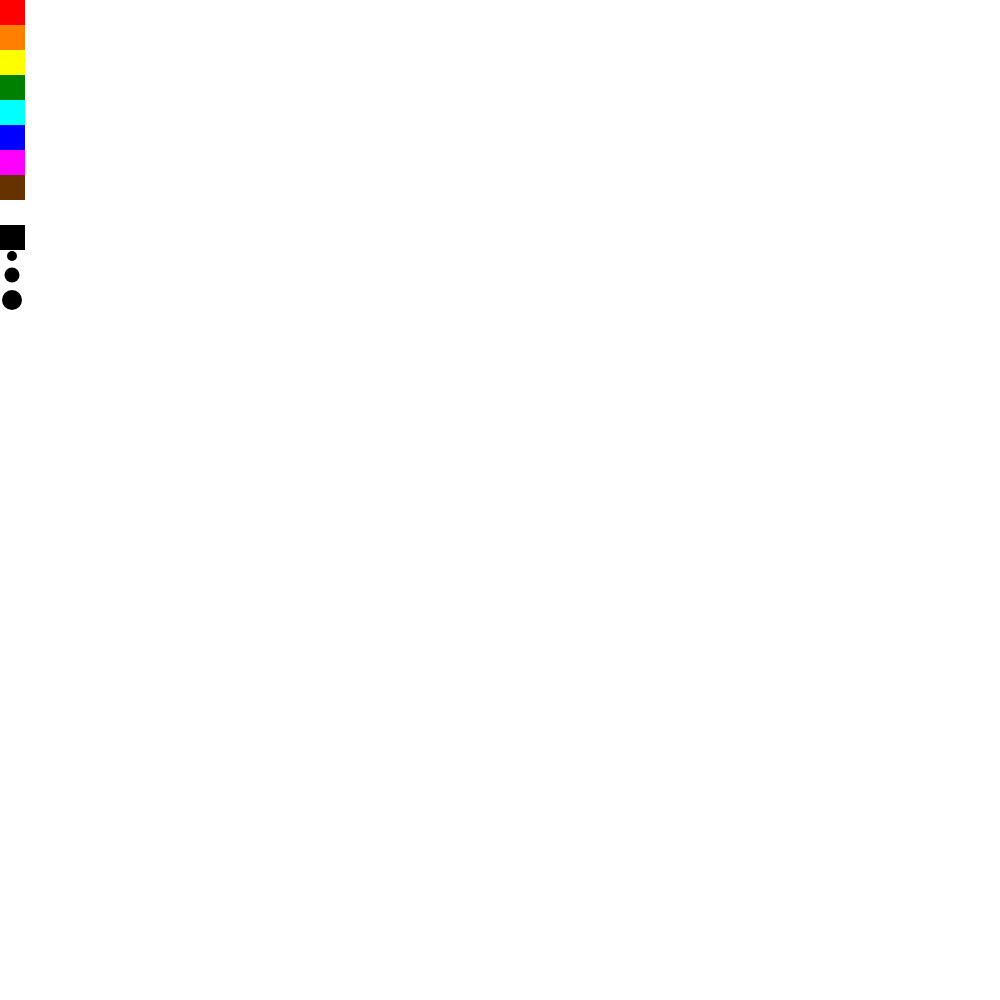
Frame 1 (no input)
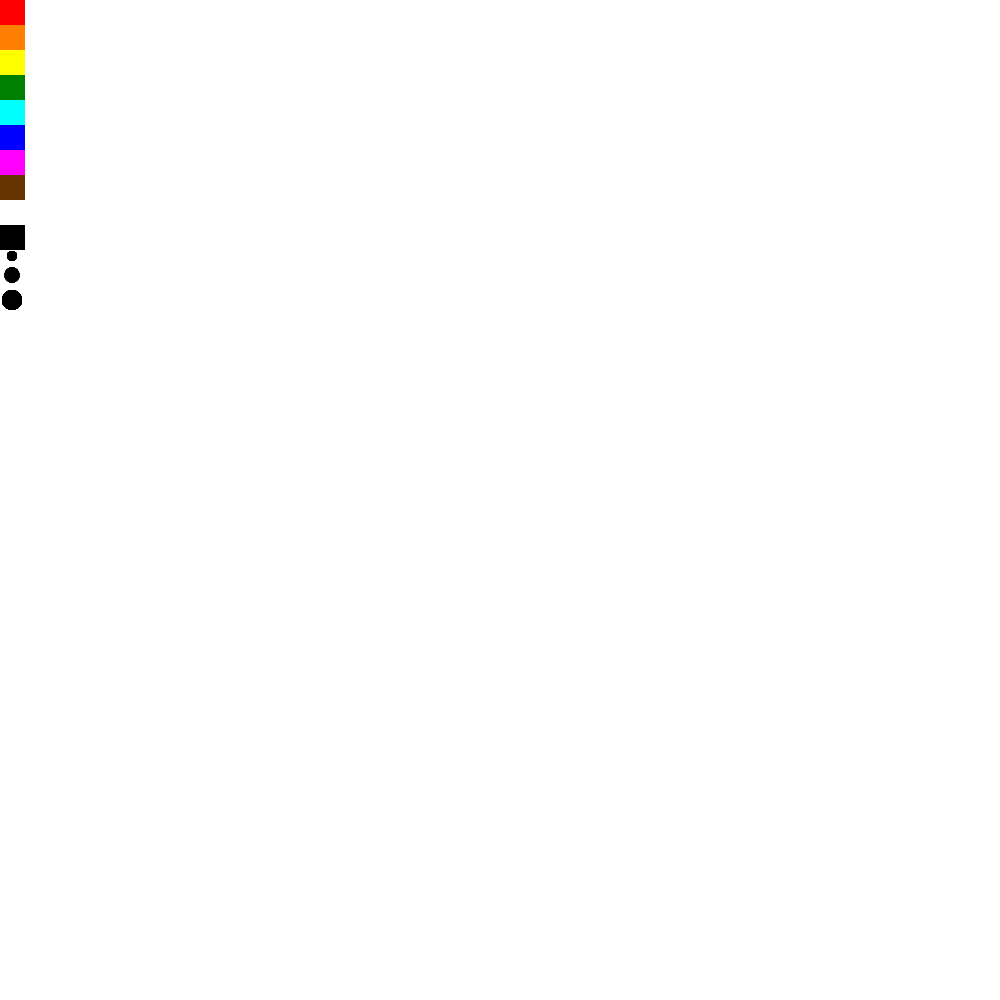
Frame 60 (no input)
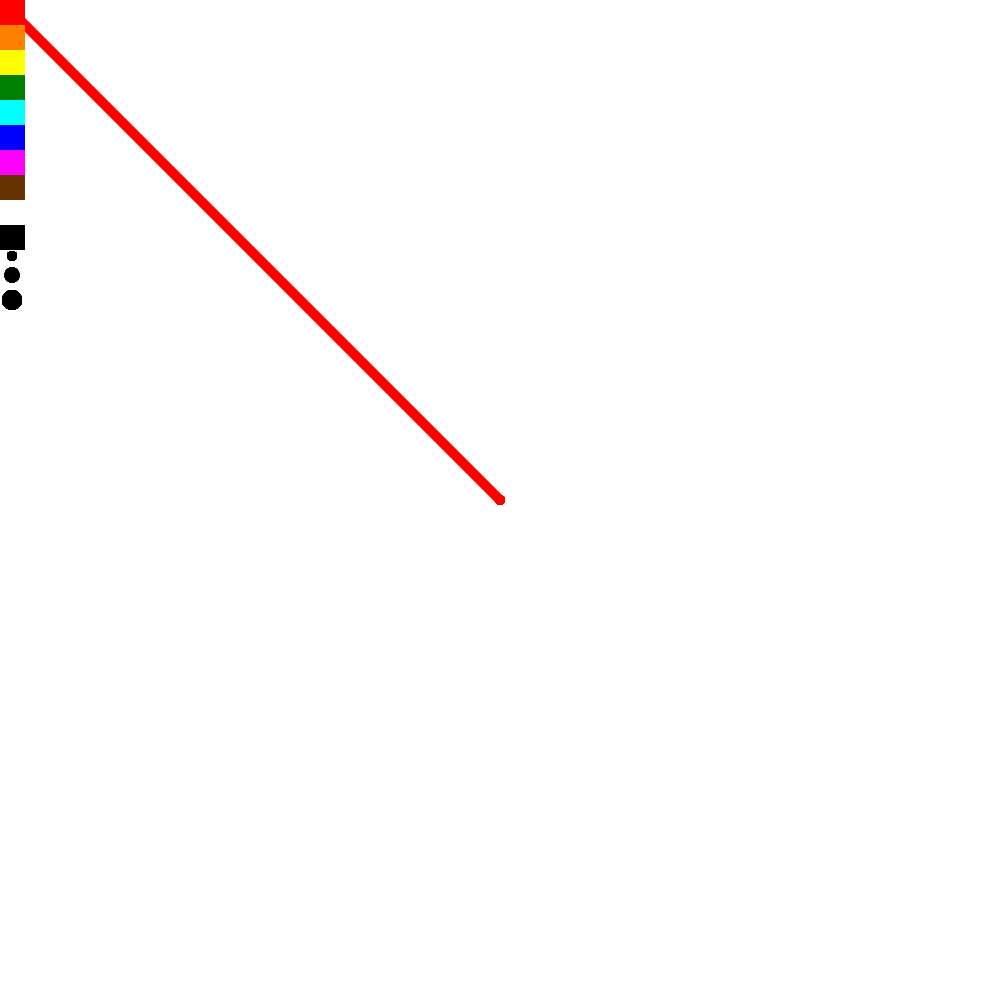
Frame 120 (the mouse pressed at the canvas centre since frame 60)

The p5.js sketch that drew these frames (run headless with seeded random() and noise() and a simulated clock; from frame 60 on, the mouse is pressed at the canvas centre):

// p5.js sketch
// ── sketch.js
var colorRed = '#FF0000';
var colorOrange = '#FF8000';
var colorYellow = '#FFFF00';
var colorGreen = '#008000';
var colorCyan = '#00FFFF';
var colorBlue = '#0000FF';
var colorMagenta = '#FF00FF';
var colorBrown = '#663300';
var colorWhite = '#FFFFFF';
var colorBlack = '#000000';
var colorChoice = '#FF0000';
var lineThickness = 10;
var mouseClick = false;

function setup() 
{
	createCanvas(1000, 1000);
}

function clicked()
{
	if (mouseIsPressed)
	{
		mouseClick = true;
	}
	else
	{
		mouseClick = false;
	}   return false;
}
	
function draw() 
{
   noStroke();
   fill(colorRed);
   rect(0, 0, 25, 25);
   fill(colorOrange);
   rect(0, 25, 25, 25);
   fill(colorYellow);
   rect(0, 50, 25, 25);
   fill(colorGreen);
   rect(0, 75, 25, 25);
   fill(colorCyan);
   rect(0, 100, 25, 25);
   fill(colorBlue);
   rect(0, 125, 25, 25);
   fill(colorMagenta);
   rect(0, 150, 25, 25);
   fill(colorBrown);
   rect(0, 175, 25, 25);
   fill(colorWhite);
   rect(0, 200, 25, 25);
   fill(colorBlack);
   rect(0, 225, 25, 25);
   ellipse(12, 256, 10, 10);
   ellipse(12, 275, 15, 15);
   ellipse(12, 300, 20, 20);

   if (mouseX >= 0 && mouseX <= 10 && mouseY >= 250 && mouseY <= 275 && mouseClick == true)
   {
         lineThickness = 10;
   }
   if (mouseX >= 0 && mouseX <= 15 && mouseY >= 300 && mouseY <= 325 && mouseClick == true)
   {
         lineThickness = 15;
   }
   if (mouseX >= 0 && mouseX <= 20 && mouseY >= 350 && mouseY <= 375 && mouseClick == true)
   {
         lineThickness = 20;
   }
   if (mouseX >= 0 && mouseX <= 25 && mouseY >= 0 && mouseY <= 25 && mouseClick == true)
   {
   		colorChoice = colorRed;
   }
   if (mouseX >= 0 && mouseX <= 25 && mouseY >= 25 && mouseY <= 50 && mouseClick == true)
   {
   		colorChoice = colorOrange;
   }
   if (mouseX >= 0 && mouseX <= 25 && mouseY >= 50 && mouseY <= 75 && mouseClick == true)
   {
   		colorChoice = colorYellow;
   }
   if (mouseX >= 0 && mouseX <= 25 && mouseY >= 75 && mouseY <= 100 && mouseClick == true)
   {
   		colorChoice = colorGreen;
   }
   if (mouseX >= 0 && mouseX <= 25 && mouseY >= 100 && mouseY <= 125 && mouseClick == true)
   {
   		colorChoice = colorCyan;
   }
   if (mouseX >= 0 && mouseX <= 25 && mouseY >= 125 && mouseY <= 150 && mouseClick == true)
   {
   		colorChoice = colorBlue;
   }
   if (mouseX >= 0 && mouseX <= 25 && mouseY >= 150 && mouseY <= 175 && mouseClick == true)
   {
   		colorChoice = colorMagenta;
   }
   if (mouseX >= 0 && mouseX <= 25 && mouseY >= 175 && mouseY <= 200 && mouseClick == true)
   {
   		colorChoice = colorBrown;
   }
   if (mouseX >= 0 && mouseX <= 25 && mouseY >= 200 && mouseY <= 225 && mouseClick == true)
   {
   		colorChoice = colorWhite;
   }
   if (mouseX >= 0 && mouseX <= 25 && mouseY >= 225 && mouseY <= 250 && mouseClick == true)
   {
   		colorChoice = colorBlack;
   }

   		if(mouseIsPressed)
   		{
   			strokeWeight(lineThickness);
   			stroke(colorChoice);
   			line(pmouseX,pmouseY,mouseX,mouseY);
 		}  	
   clicked();
}




		
